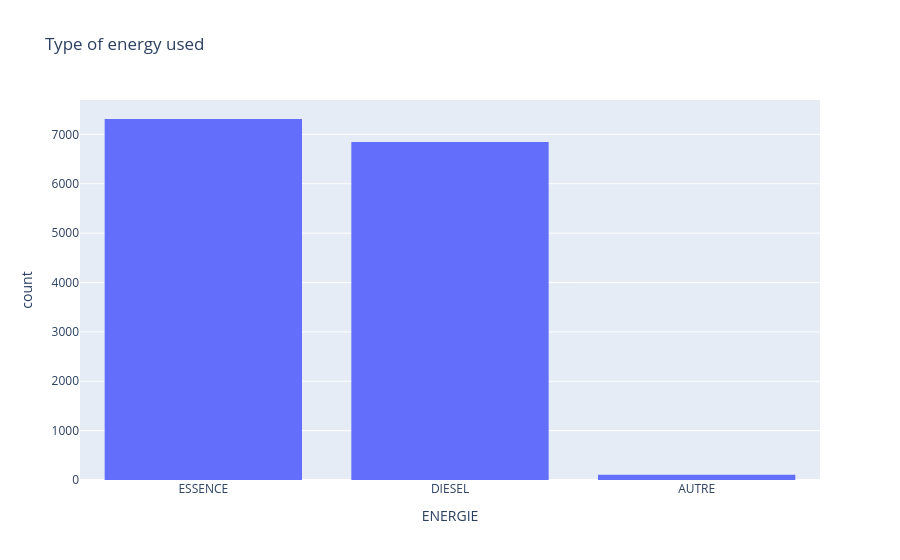

Here is the notebook cell this chart was saved with:
### Code cell
px.histogram(data_set, x='ENERGIE', title='Type of energy used')

### Figure 1 — Plotly figure (JSON) as saved in the notebook; plotly's stock layout.template omitted (floating-point values rounded to 4 significant figures; data arrays with more than 128 entries replaced by an {"elided": "..."} marker saying what was removed)
{"data": [{"bingroup": "x", "hovertemplate": "ENERGIE=%{x}<br>count=%{y}<extra></extra>", "legendgroup": "", "marker": {"color": "#636efa", "pattern": {"shape": ""}}, "name": "", "orientation": "v", "showlegend": false, "type": "histogram", "x": {"elided": "14264 str values"}, "xaxis": "x", "yaxis": "y"}], "layout": {"barmode": "relative", "legend": {"tracegroupgap": 0}, "title": {"text": "Type of energy used"}, "xaxis": {"anchor": "y", "domain": [0, 1], "title": {"text": "ENERGIE"}}, "yaxis": {"anchor": "x", "domain": [0, 1], "title": {"text": "count"}}}}
